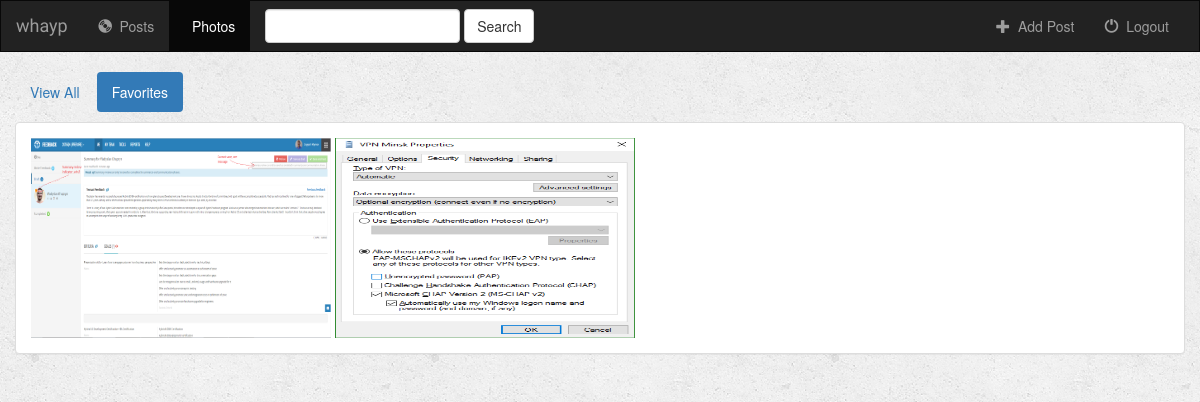
Page /photos/favorites/ (signed in) on the earlier database version.
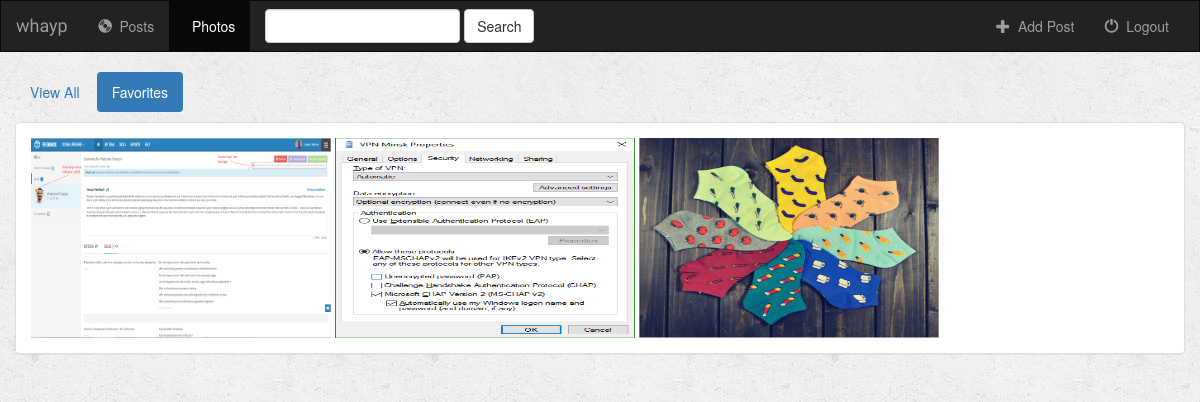
Same page on the later database version.
### whayp/models.py (models this page shows)
class Photo(models.Model):
    post = models.ForeignKey(Post, on_delete=models.CASCADE)
    photo_file = models.ImageField()
    is_favorite = models.BooleanField(default=False)
    is_main = models.BooleanField(default=False)

### whayp/views.py (the view)
# urls.py: url(r'^photos/(?P<filter_by>[a-zA_Z]+)/$', views.photos, name='photos'),
def photos(request, filter_by):
    if not request.user.is_authenticated():
        return render(request, 'whayp/login.html')
    else:
        try:
            photo_ids = []
            for post in Post.objects.filter(user=request.user):
                for photo in post.photo_set.all():
                    photo_ids.append(photo.pk)
            users_photos = Photo.objects.filter(pk__in=photo_ids)
            if filter_by == 'favorites':
                users_photos = users_photos.filter(is_favorite=True)
        except Post.DoesNotExist:
            users_photos = []
        return render(request, 'whayp/photos.html', {
            'photo_list': users_photos,
            'filter_by': filter_by,
        })

### whayp/templates/whayp/photos.html (shortened to what this page needs)
{% extends 'whayp/base.html' %}
{% block photos_active %}active{% endblock %}
{% block body %}
<div class="container-fluid photos-container">
    <div class="row">
        <div class="col-sm-12">
            <ul class="nav nav-pills" style="margin-bottom: 10px;">
                <li role="presentation"
                >
                <a href="{% url 'whayp:photos' 'all' %}">View All</a></li>
                <li role="presentation"
                    {% if filter_by == 'favorites' %}
                class="active"
                {% endif %}>
                <a href="{% url 'whayp:photos' 'favorites' %}">Favorites</a></li>
            </ul>
        </div>
    </div>
    <div class="row">
        <div class="col-sm-12">
            <div class="panel panel-default">
                <div class="panel-body">
                            {% for photo in photo_list %}
                                <img src="{{photo.photo_file.url}}"  style="width:300px;height:200px;">
                            {% endfor %}
                </div>
            </div>
        </div>
    </div>
</div>
{% endblock %}

Differences in the rows shown:
now on this page (row edited): Photo: photo_file (picture)
